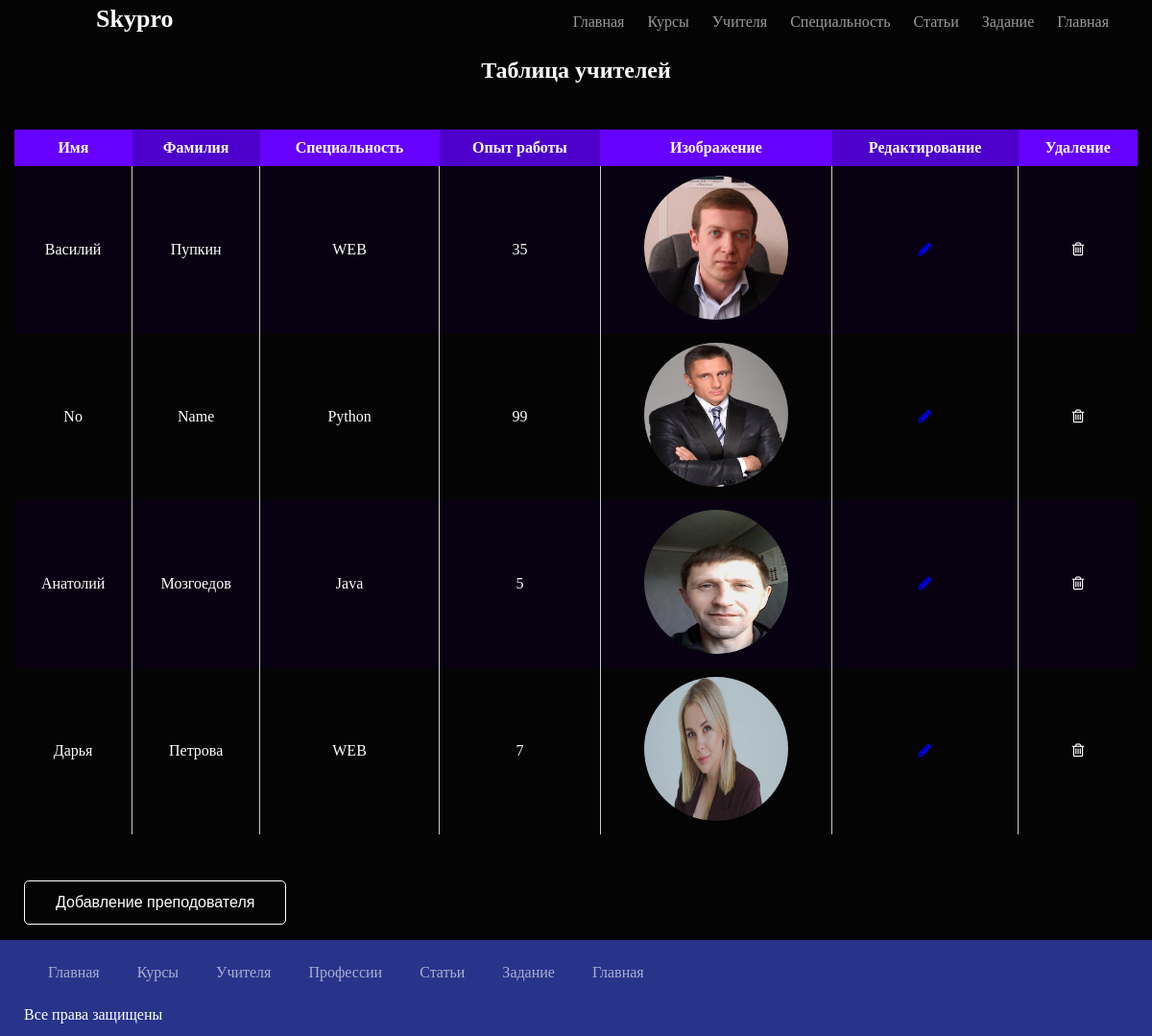
The page /admin/teacher.php on the database its author committed.
### tables this page shows
CREATE TABLE `teacher` (
  `id` int(11) NOT NULL,
  `name` text NOT NULL,
  `surname` text NOT NULL,
  `profession` text NOT NULL,
  `experience` text NOT NULL,
  `img` text NOT NULL
);

### admin/teacher.php (the view)
<?
include "nav.php";
?>
<?
$req = "SELECT * FROM `teacher`";
$result = mysqli_query($link, $req);
$teacher = [];
while ($row = mysqli_fetch_assoc($result))
    $teacher[] = $row;
?>
    <h2 align="center">Таблица учителей</h2>
<div class="table-prod mtb">
    <table class="prodtable">
        <tr>
            <th>Имя</th>
            <th>Фамилия</th>
            <th>Специальность</th>
            <th>Опыт работы</th>
            <th>Изображение</th>
            <th>Редактирование</th>
            <th>Удаление</th>
        </tr>
        <?
            for ($i = 0; $i < count($teacher); $i++){
                echo "<tr>";
                echo "<td>".$teacher[$i]['name']."</td>
                <td>".$teacher[$i]['surname']."</td>
                <td>".$teacher[$i]['profession']."</td>
                <td>".$teacher[$i]['experience']."</td>
                <td><div class ='teacherimg'><img src='../img/".$teacher[$i]['img']."'></div></td>
                <td><a href= 'edit_teacher.php?id=".$teacher[$i]['id']."'><i class='fa fa-pencil' aria-hidden='true'></i> </a></td>
                <td><i class='fa fa-trash-o fa-fw teacher-delete' id=".$teacher[$i]['id']."></i></td>";
                echo "</tr>";
            }
        ?>
    </table>
</div>
    <a href="add_teacher.php"><button class="btn1">Добавление преподователя</button></a>
<?
include "footer.php";
?>

### style.css (style rules this page uses)
html, body { margin: 0; }
body { color: white; background: #040405; }
a { text-decoration: none; }
.table-prod { max-width: 1170px; margin: auto; padding: 0 15px; }
.mtb { margin-top: 3rem; margin-bottom: 3rem; }
.prodtable { width: 100%; box-shadow: 0 5px 15px rgba(0, 0, 0, 0.2); border-collapse: collapse; }
.prodtable th, .prodtable td { text-align: center; padding: 10px; }
.prodtable th { background-color: #4d00cc; color: #fff; }
.prodtable th:nth-child(odd) { background-color: #6600ff; }
.prodtable tr:nth-child(even) { background: #070112; }
.prodtable tr { transition: all .3s; }
.prodtable td:not(:last-child) { border-right: 1px solid #ccc; }
img { width: 150px; }
.teacherimg { width: 100%; }
.teacherimg img { width: 150px; height: 150px; }
.teacherimg img { border-radius: 100px; }
.btn1 { margin-left: 25px; outline: none; display: inline-block; border: 1px solid #fff; padding: .8rem 2rem; border-radius: 5px; background: transparent; color: #fff; font-size: 1rem; transition: .3s; cursor: pointer; position: relative; }
.btn1::before { content: ''; position: absolute; left: 5px; top: 5px; border-top: 2px solid #fff; border-left: 2px solid #fff; width: 0px; height: 0px; opacity: 0; transition: .3s; }
.btn1::after { content: ''; position: absolute; right: 5px; bottom: 5px; border-bottom: 2px solid #fff; border-right: 2px solid #fff; width: 0px; height: 0px; opacity: 0; transition: .3s; }

### rows shown on the page
teacher: name "Василий", surname "Пупкин", profession "WEB", experience "35", img (picture)
teacher: name "No", surname "Name", profession "Python", experience "99", img (picture)
teacher: name "Анатолий", surname "Мозгоедов", profession "Java", experience "5", img (picture)
teacher: name "Дарья", surname "Петрова", profession "WEB", experience "7", img (picture)
